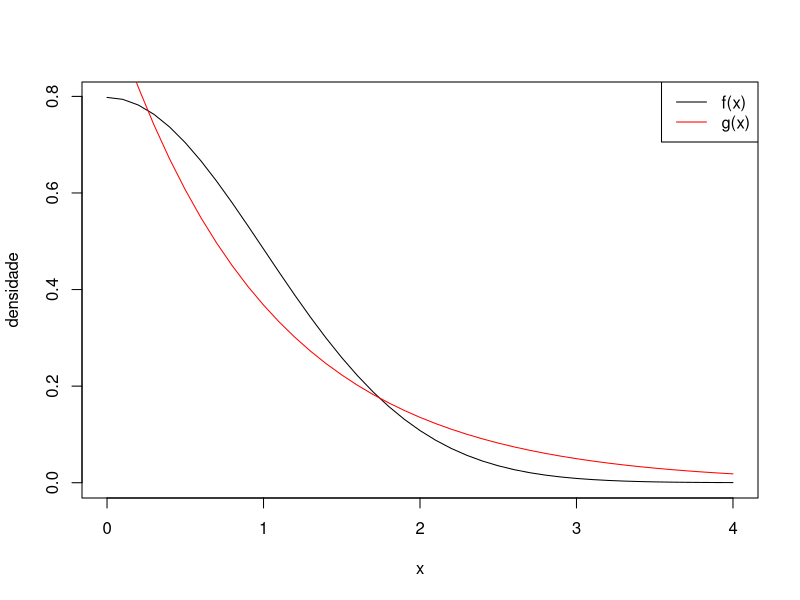
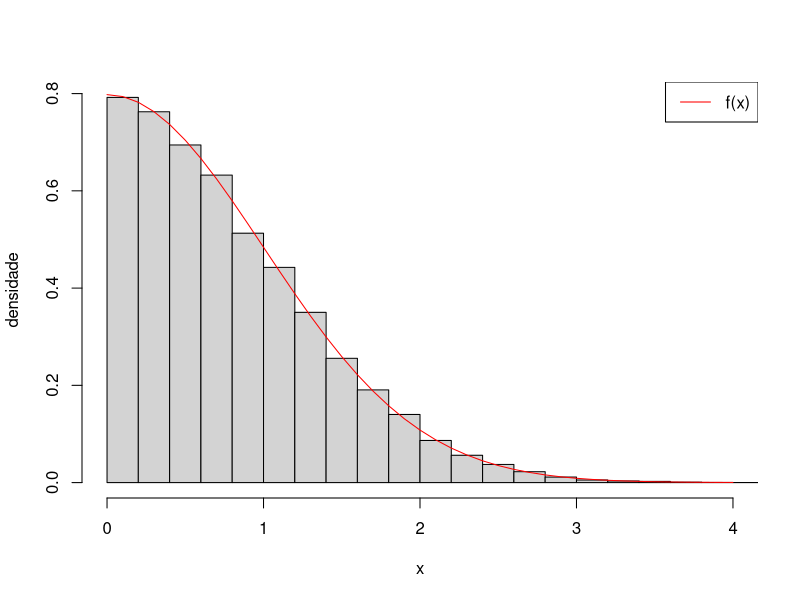

Here is the R script that generated these plots, in order:
# Exemplo de Importance Sampling
#
# Distribuição alvo: Normal absoluta
#   f(x) = exp(-x^2/2)/Zf
#      Zf = sqrt(pi/2)
#
# Função f_tilde (não-normalizada):
#   f_tilde(x) = exp(-x^2/2)
#
# Distribuição proposta (normalizada): Exp(lam)
#   g(x) = 2*exp(-2*x)


set.seed(42)
N <- 100000 # tamanho da amostra

# Disribuição alvo (normalizada)
f <- function(x){
    y <- sqrt(2/pi)*exp(-x^2/2)
    return(y)
}

# Distribuição alvo não-normalizada
f_tilde <- function(x){
    y <- exp(-x^2/2)
    return(y)
}

# Função auxiliar f(x)*x para calcular a esperança por integração
fx <- function(x){
    y <- sqrt(2/pi)*exp(-x^2/2)*x
    return(y)
}

# Densidade da distribuição proposta
g <- function(x){
	y <- dexp(x)
	return(y)
	}

# Função dos pesos não-normalizados
w_tilde <- function(x){
    y <- 1/2*exp(-x^2/2 + 2*x)
    return(y)
}

#####
# Compara as densidades alvo e propostas
x_ = seq(0,4,0.1)
plot(x_,f(x_), type="l", xlab="x", ylab="densidade")
lines(x_, g(x_), col="red")
legend(x="topright", legend=c("f(x)", "g(x)"), lty=1, col=c("black", "red"))

#####
# Algortimo IS:
# 1. Gera uma amostra de g(x) de tamanho N
X <- rexp(N, rate=2)

# 2. calcula os pesos não-normalizados
W_tilde <- w_tilde(X)

# 3. Normaliza os pesos
W <- W_tilde/sum(W_tilde)

# a) Cálculo do valor esperado de X por IS:
muX <- sum(X*W)
cat("\nE[X] calculado por IS:", muX)

# Cálculo por integração numérica:
muX_int <- integrate(fx, 0, Inf)$value
cat("\nE[X] calculado por integração numérica:", muX_int)

# b) Cálculo da constante normalizadora por IS
Zf <- mean(W_tilde)
cat("\nZf calculado por IS:", Zf)

# Compara Zf com o valor verdadeiro:
Zf_true <- sqrt(pi/2)
cat("\nZf verdadeiro:", Zf_true)

#####
# Reamostragem
Xf <- sample(X, N, replace=TRUE, prob=W)
x_ <- seq(0,4,0.1)

# Compara as amostras obtidas por reamostragem (histograma) com a densidade alvo
hist(Xf, freq=FALSE, xlab="x", ylab="densidade", main="", breaks=20, xlim=range(0,4))
lines(x_, f(x_), col='red')
legend(x="topright", legend=c("f(x)"), lty=1, col="red")